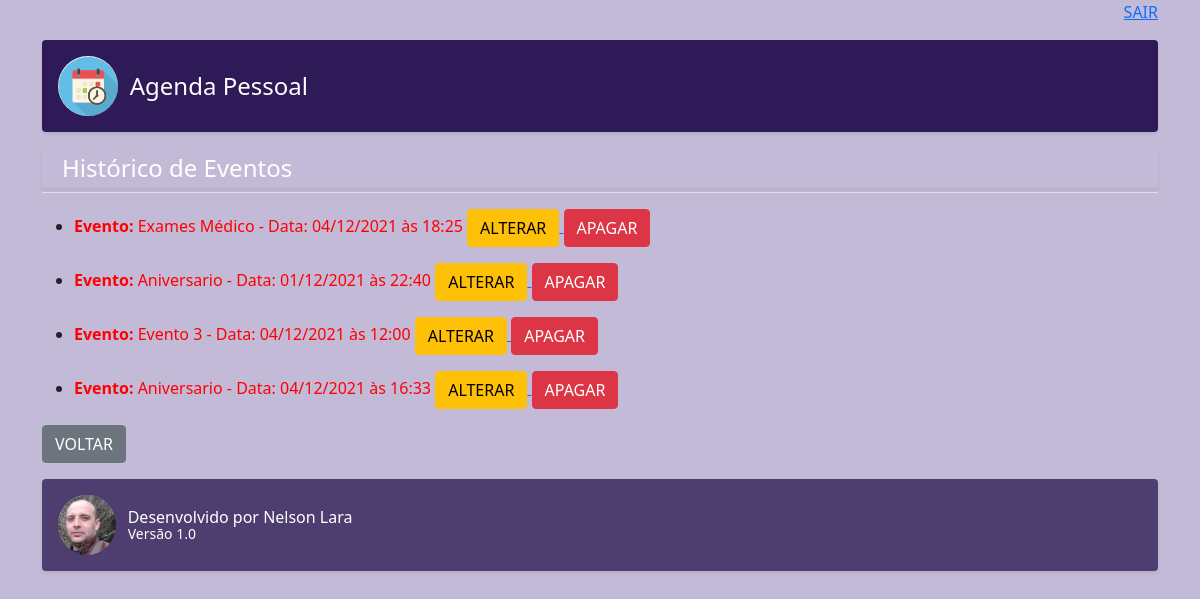
The app's page /agenda/eventos_passado/ (signed in) with its own data.
### core/models.py (models this page shows, shortened)
class evento(models.Model):
    titulo = models.CharField(verbose_name='Título', max_length=100)
    descricao = models.TextField(verbose_name='Descrição', blank=True, null=True)
    local = models.CharField(verbose_name='Local', blank=True, null=True, max_length=100)
    data_evento = models.DateTimeField(verbose_name='Data do Evento')
    data_criacao = models.DateTimeField(verbose_name='Data da Criação', auto_now=True)
    usuario = models.ForeignKey(User, on_delete=models.CASCADE) #criando novo campo para fazer o relacionamento com a tabela usuario do django
    class Meta:
        db_table = 'evento'
    def get_data_evento(self):
        return self.data_evento.strftime('%d/%m/%Y às %H:%M')
    def get_evento_atrasado(self):
        if self.data_evento < datetime.now():
            return True
        else:
            return False

### core/views.py (the view)
# urls.py: path('agenda/eventos_passado/', views.lista_eventos_passado),
@login_required(login_url='/login/')
def lista_eventos_passado(request):
    usuario = request.user
    data_atual = datetime.now() - timedelta(hours=1)
    valor = evento.objects.filter(usuario=usuario, ### Fltra pelo usuario logado no Django
                                  data_evento__lt=data_atual) # __gt siginifica se data de evento for maior que, se quiser menor que utilize __lt
    dic_evento = {'chave':valor}
    return render(request, 'eventos_passado.html', dic_evento)

### templates/eventos_passado.html (shortened to what this page needs)
{% extends "model-page.html" %}
{% block content %}
         <div class="d-flex p-2 my-1 text-white rounded shadow-sm">
                <div class="lh-1 container">
                    <span class="fs-4">Histórico de Eventos</span>
                </div>
        </div>
    <p class="pb-3 mb-0 small lh-sm border-top">
        <ul>
            {% for valor in chave %}
            <li>
                <div style={% if valor.get_evento_atrasado %}
                              "color:red"
                            {% endif %}>
                    <b>Evento:</b> {{ valor.titulo }} - Data: {{ valor.get_data_evento }}
                                <a href="novo_evento/?id={{ valor.id }}">
                                    <button type="button" class="btn btn-warning">ALTERAR</button>
                                </a>
                                <a href="novo_evento/delete/{{ valor.id }}">
                                    <button type="button" class="btn btn-danger">APAGAR</button>
                                </a>
                </div>
            </li>
            {% endfor %}
        </ul>
    </p>
        <a href="/">
            <button type="button" class="btn btn-secondary">VOLTAR</button>
        </a>
{% endblock %}

### static/css/style.css (style rules this page uses)
body { background-color: #C3BAD7; }

### records on screen
evento: titulo "Exames Médico", get_data_evento "04/12/2021 às 18:25"
evento: titulo "Aniversario", get_data_evento "01/12/2021 às 22:40"
evento: titulo "Evento 3", get_data_evento "04/12/2021 às 12:00"
evento: titulo "Aniversario", get_data_evento "04/12/2021 às 16:33"
